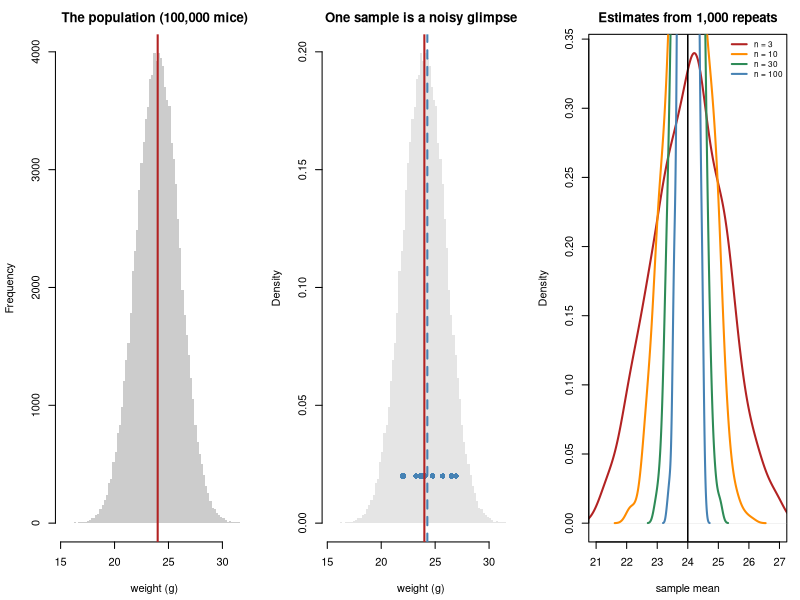

Here is the R script that generated this plot:
## ---- chunk 1
MODULE_NAME <- "F1_variables_populations_samples"
OUT <- file.path(Sys.getenv("STATS_OUT", unset = "results"), MODULE_NAME)
dir.create(OUT, recursive = TRUE, showWarnings = FALSE)
header <- function(txt) cat("\n", strrep("=", 72), "\n", txt, "\n",
                            strrep("=", 72), "\n", sep = "")

## set.seed() fixes the starting point of R's random number generator, so you
## get the same "random" numbers every run. That is what makes these results
## reproducible. Change the number and every value below changes - but every
## CONCLUSION stays the same. That is the point.
set.seed(101)
## ---- chunk 2
header("1. Variables: one row per unit, one column per measurement")
n_mice <- 8
dat <- data.frame(
  mouse     = paste0("m", 1:n_mice),
  treatment = rep(c("control", "drug"), each = 4),
  weight_g  = round(rnorm(n_mice, 24, 2), 1),
  marker    = round(rnorm(n_mice, 12, 1.5), 1),
  responded = rbinom(n_mice, 1, 0.5),
  grade     = sample(c("I", "II", "III"), n_mice, replace = TRUE)
)
print(dat, row.names = FALSE)
cat(sprintf("
  The UNIT here is the mouse. There are %d of them, so n = %d.

  Deciding what the unit is turns out to be the hardest and most important
  question in experimental biology. If we had measured 20 cells from each
  mouse we would have 160 rows - but still only %d units. Counting those 160
  rows as 160 independent observations is the most common fatal error in
  published biology. That is Topic 1, and exercise E1.\n", n_mice, n_mice, n_mice))
## ---- chunk 3
header("2. Variable types, and what you may do with each")
cat(sprintf("  %-12s%-16s%-14s%s\n", "variable", "type", "average it?", "why"))
rows <- list(
  c("weight_g", "continuous", "yes", "any value in a range; differences mean something"),
  c("marker", "continuous", "yes", "same"),
  c("responded", "binary", "yes (!)", "0/1, so the average IS the proportion"),
  c("grade", "ordinal", "careful", "ordered, but is III - II the same as II - I?"),
  c("treatment", "categorical", "no", "'control' and 'drug' are labels, not numbers"))
for (r in rows) cat(sprintf("  %-12s%-16s%-14s%s\n", r[1], r[2], r[3], r[4]))
cat(sprintf("
  The binary case is worth pausing on:
    responded = %s
    average   = %.3f  <- this is the PROPORTION that responded

  Coding yes/no as 1/0 makes the mean and the proportion the same number. That
  small trick is why binary outcomes slot into the same machinery as
  continuous ones (Topic 13).

  The categorical case is where software betrays you. In R, `treatment` is a
  character column and most functions will refuse to average it - which is
  good. But code it as 1 and 2 and R will happily return 1.5 and warn you
  about nothing. ALWAYS store categories as factors:\n",
  paste(dat$responded, collapse = " "), mean(dat$responded)))
dat$treatment <- factor(dat$treatment, levels = c("control", "drug"))
cat(sprintf("    levels(dat$treatment) = %s\n",
            paste(levels(dat$treatment), collapse = ", ")))
cat("    The FIRST level is the reference that everything is compared against.\n")
cat("    R orders levels alphabetically unless you say otherwise, which is a\n")
cat("    frequent source of sign errors (see Module 20).\n")
## ---- chunk 4
header("3. Inventing a population so we can see how well sampling works")
POP_SIZE <- 100000
TRUE_MEAN <- 24
TRUE_SD <- 2
population <- rnorm(POP_SIZE, TRUE_MEAN, TRUE_SD)
cat(sprintf("  The population: %s mice\n", format(POP_SIZE, big.mark = ",")))
cat(sprintf("    true mean   mu    = %.4f   <- Greek letter = TRUTH\n", mean(population)))
cat(sprintf("    true SD     sigma = %.4f\n", sd(population)))
cat("\n  Now take samples from it, as a real experiment would:\n\n")
cat(sprintf("  %-16s%20s%12s\n", "sample size n", "sample mean x-bar", "error"))
for (n in c(3, 10, 30, 100, 1000)) {
  s <- sample(population, n)
  cat(sprintf("  %-16d%20.3f%+12.3f\n", n, mean(s), mean(s) - TRUE_MEAN))
}
cat(sprintf("
  Two things to notice, and they are the whole of §0.3:

    1. Every sample gives a DIFFERENT answer. None equals %.1f. The sample
       mean is not the truth - it is a noisy glimpse of the truth.

    2. Bigger samples are closer ON AVERAGE - but any single small sample can
       land close by luck. That is exactly why you cannot judge a method from
       one run. Section 4 repeats each experiment 1,000 times, which is the
       only way to tell lucky from reliable.

  Notation, which you will see everywhere:
    mu, sigma  (Greek)      = population values. Fixed. Unknown. What you want.
    x-bar, s   (Latin/hats) = sample values.     Known. They vary.

  Greek is truth; Latin is your guess.\n", TRUE_MEAN))
## ---- chunk 5
header("4. Repeating the experiment 1,000 times")
N_REPEATS <- 1000
cat(sprintf("  %-8s%28s%22s\n", "n", "mean of the 1000 estimates", "spread of them (SD)"))
spreads <- list()
for (n in c(3, 10, 30, 100)) {
  means <- replicate(N_REPEATS, mean(sample(population, n)))
  spreads[[as.character(n)]] <- means
  cat(sprintf("  %-8d%28.3f%22.3f\n", n, mean(means), sd(means)))
}
cat(sprintf("
  Read the two columns separately - they say different things.

  COLUMN 1 is about BIAS: every row lands on %.1f. The sample mean is RIGHT ON
  AVERAGE, even with n = 3. A single 3-mouse experiment can be far off, but it
  is not systematically too high or too low.

  COLUMN 2 is about PRECISION: the spread shrinks as n grows. This spread has
  a name - the STANDARD ERROR - and it is what 'how much should I trust this
  number?' actually means.

  Bias and precision are independent. An estimate can be unbiased and useless
  (huge spread), or precise and wrong (small spread, systematically off). A
  confounded experiment (E1, E4) is precise and wrong, which is the dangerous
  combination, because precision looks like credibility.\n", TRUE_MEAN))
## ---- chunk 6
header("5. Sample SIZE matters; sample FRACTION does not")
small_pop <- rnorm(2000, TRUE_MEAN, TRUE_SD)
big_pop <- rnorm(2000000, TRUE_MEAN, TRUE_SD)
cat(sprintf("  %-16s%14s%8s%12s%18s\n", "population", "pop size", "n",
            "fraction", "SD of estimate"))
for (nm in c("small", "big")) {
  pop <- if (nm == "small") small_pop else big_pop
  n <- 100
  sdm <- sd(replicate(600, mean(sample(pop, n))))
  cat(sprintf("  %-16s%14s%8d%11.4f%%%18.4f\n", nm,
              format(length(pop), big.mark = ","), n, 100*n/length(pop), sdm))
}
cat("
  One population is a THOUSAND times bigger than the other. A sample of 100
  covers 5% of the first and 0.005% of the second. The precision is the same.

  This is why a poll of 1,000 people works about equally well for a small
  country and a huge one, and why 'we sequenced 90% of the cells' is not the
  reassurance it sounds like. What buys precision is n - the number of
  INDEPENDENT units - and nothing else.\n")
## ---- chunk 7
png(file.path(OUT, "populations_and_samples.png"), width = 1250, height = 420, res = 110)
par(mfrow = c(1, 3), mar = c(4.4, 4.2, 2.6, 1))
hist(population, breaks = 60, col = "grey80", border = NA,
     main = "The population (100,000 mice)", xlab = "weight (g)")
abline(v = TRUE_MEAN, col = "firebrick", lwd = 2)
one <- sample(population, 10)
hist(population, breaks = 60, col = "grey90", border = NA, freq = FALSE,
     main = "One sample is a noisy glimpse", xlab = "weight (g)")
points(one, rep(0.02, 10), pch = 16, col = "steelblue", cex = 1.1)
abline(v = TRUE_MEAN, col = "firebrick", lwd = 2)
abline(v = mean(one), col = "steelblue", lwd = 2, lty = 2)
cols <- c("firebrick", "darkorange", "seagreen", "steelblue")
plot(density(spreads[["3"]]), col = cols[1], lwd = 2, xlim = c(21, 27),
     main = "Estimates from 1,000 repeats", xlab = "sample mean")
for (i in 2:4) lines(density(spreads[[as.character(c(3,10,30,100)[i])]]),
                     col = cols[i], lwd = 2)
abline(v = TRUE_MEAN, lwd = 1.5)
legend("topright", paste0("n = ", c(3,10,30,100)), col = cols, lwd = 2,
       bty = "n", cex = 0.75)
invisible(dev.off())
cat("\nFigure written to", file.path(OUT, "populations_and_samples.png"), "\n")
## ---- chunk 8

## ---- chunk 9

## ---- chunk 10
# cat(sprintf("  %-8s%16s%24s\n", "n", "random sample", "heaviest-60% sample"))
# heavy <- population[population > quantile(population, 0.40)]
# for (n in c(10, 100, 1000, 10000))
#   cat(sprintf("  %-8d%16.3f%24.3f\n", n,
#               mean(sample(population, n)), mean(sample(heavy, n))))
# cat(sprintf("  %-8s%16.3f%24.3f\n", "TRUTH", TRUE_MEAN, TRUE_MEAN))
#
# ## The random column converges on the truth. The biased column converges just
# ## as tightly - on the WRONG NUMBER. More data makes a biased estimate more
# ## precisely wrong, and gives you more confidence in a false answer.
# ##
# ## This is the most important thing to understand about sample size. n fixes
# ## NOISE. It does nothing about BIAS. No amount of data repairs a sample
# ## collected in a way related to what you are measuring - which is why HOW
# ## you select units matters more than how many, and why randomisation is the
# ## most valuable single step in an experiment.
## ---- chunk 11

## ---- chunk 12

## ---- chunk 13
# clean <- sample(population, 20)
# dirty <- c(clean, 240)                  # a decimal point in the wrong place
# cat(sprintf("  %-22s%10s%10s%10s\n", "", "mean", "median", "SD"))
# cat(sprintf("  %-22s%10.2f%10.2f%10.2f\n", "clean (n=20)",
#             mean(clean), median(clean), sd(clean)))
# cat(sprintf("  %-22s%10.2f%10.2f%10.2f\n", "with one typo (n=21)",
#             mean(dirty), median(dirty), sd(dirty)))
# cat(sprintf("  %-22s%+10.2f%+10.2f%+10.2f\n", "shift",
#             mean(dirty)-mean(clean), median(dirty)-median(clean),
#             sd(dirty)-sd(clean)))
#
# ## One bad value moves the mean by about 10 g and the median by almost
# ## nothing. The median is ROBUST: it depends on the ORDER of the values, not
# ## their magnitudes, so a single extreme point cannot drag it.
# ##
# ## The SD is hit even harder than the mean, because it squares distances - so
# ## an outlier damages your UNCERTAINTY estimate more than your estimate.
# ##
# ## This is why you always PLOT your data before analysing it (Topic 3). It is
# ## not that the median is "better" - it answers a different question. Use the
# ## mean when you want a total or an average effect; use the median when you
# ## want a typical value and the tail is not the point.
## ---- chunk 14

## ---- chunk 15

## ---- chunk 16
# cases <- list(
#   c("6 mice/group, 1 measurement each", "mouse", "6",
#     "nothing to collapse; rows already independent"),
#   c("6 mice/group, 20 cells each", "mouse", "6",
#     "120 cells, but cells share a mouse -> average to 6 values"),
#   c("3 flasks/condition, 3 wells each", "flask", "3",
#     "wells are technical replicates OF the flask"),
#   c("200 patients, 20,000 genes each", "patient", "200",
#     "genes are VARIABLES, not units - 20,000 tests of n=200"),
#   c("4 patients, 5,000 cells each", "patient", "4",
#     "20,000 cells, n = 4. The single-cell trap (Module 21)"))
# cat(sprintf("  %-38s%-10s%4s   %s\n", "study", "unit", "n", "why"))
# for (cs in cases)
#   cat(sprintf("  %-38s%-10s%4s   %s\n", cs[1], cs[2], cs[3], cs[4]))
#
# ## The rule: THE UNIT IS WHAT YOU RANDOMISED, or what varies independently.
# ## Everything measured inside a unit is a sub-sample of it, and averaging
# ## those sub-samples loses nothing about the treatment effect.
# ##
# ## Case 4 is the one people get right by accident and case 5 is the one they
# ## get wrong. In both, the big number (20,000) is tempting, and in both it is
# ## not n. In case 4 the 20,000 genes create a MULTIPLE TESTING problem
# ## (Topic 8); in case 5 the 20,000 cells create a PSEUDOREPLICATION problem
# ## (Topic 1). Different problems, opposite fixes, same tempting big number.
